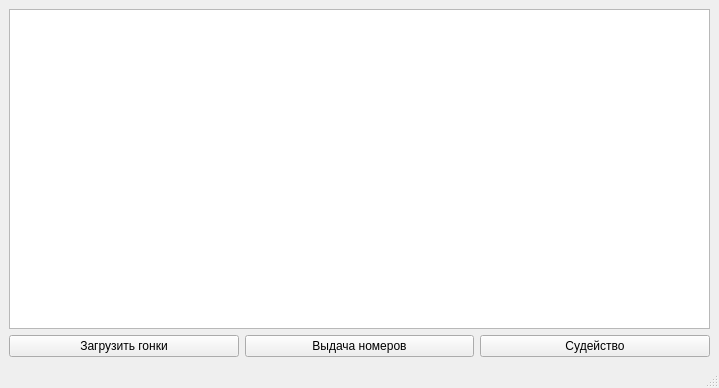
<?xml version="1.0" encoding="UTF-8"?>
<ui version="4.0">
 <class>MainWindow</class>
 <widget class="QMainWindow" name="MainWindow">
  <property name="geometry">
   <rect>
    <x>0</x>
    <y>0</y>
    <width>719</width>
    <height>388</height>
   </rect>
  </property>
  <property name="windowTitle">
   <string>MainWindow</string>
  </property>
  <widget class="QWidget" name="centralwidget">
   <layout class="QVBoxLayout" name="verticalLayout">
    <item>
     <widget class="QListWidget" name="listWidget"/>
    </item>
    <item>
     <layout class="QHBoxLayout" name="horizontalLayout">
      <item>
       <widget class="QPushButton" name="DownloadRaces">
        <property name="text">
         <string>Загрузить гонки</string>
        </property>
       </widget>
      </item>
      <item>
       <widget class="QPushButton" name="set_number_butt">
        <property name="text">
         <string>Выдача номеров</string>
        </property>
       </widget>
      </item>
      <item>
       <widget class="QPushButton" name="refereeing_butt">
        <property name="text">
         <string>Судейство</string>
        </property>
       </widget>
      </item>
     </layout>
    </item>
   </layout>
  </widget>
  <widget class="QStatusBar" name="statusbar"/>
 </widget>
 <resources/>
 <connections/>
</ui>
